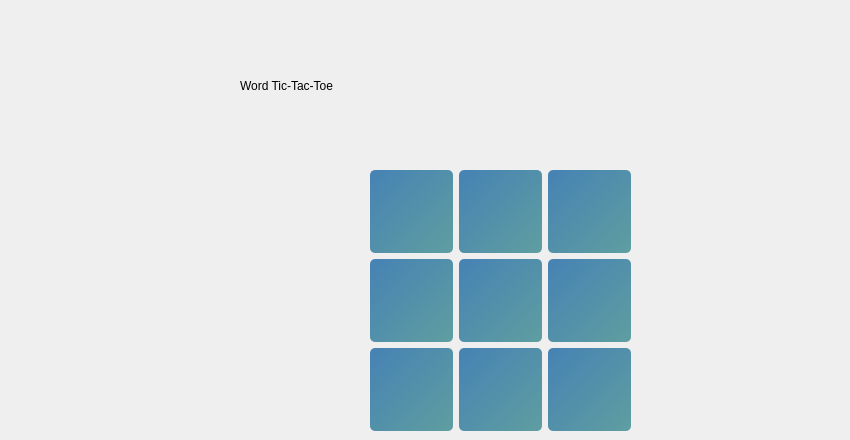
    <widget class="QWidget" name="word_tic_tac_toe_ui_6">
     <property name="styleSheet">
      <string notr="true">QWidget#word_tic_tac_toe_ui_6{
background-color:qlineargradient(spread:pad, x1:0.089, y1:0.136364, x2:1, y2:1, stop:0 #1E90FF, stop:1 #87CEFA);
}</string>
     </property>
     <widget class="QWidget" name="gridLayoutWidget_18">
      <property name="geometry">
       <rect>
        <x>370</x>
        <y>170</y>
        <width>261</width>
        <height>261</height>
       </rect>
      </property>
      <layout class="QGridLayout" name="gridLayout_18">
       <item row="2" column="0">
        <widget class="QPushButton" name="word_2_0">
         <property name="sizePolicy">
          <sizepolicy hsizetype="Expanding" vsizetype="Expanding">
           <horstretch>0</horstretch>
           <verstretch>0</verstretch>
          </sizepolicy>
         </property>
         <property name="maximumSize">
          <size>
           <width>250</width>
           <height>16777215</height>
          </size>
         </property>
         <property name="styleSheet">
          <string notr="true">QPushButton{
color: rgb(255, 255, 255);
font: 14pt &quot;MS Reference Sans Serif&quot;;
background-color: qlineargradient(spread:pad, x1:0, y1:0, x2:1, y2:1, stop:0 #4682B4, stop:1 #5F9EA0);
border-radius: 5px;
}
QPushButton:hover {
    background-color: #5F9EA0;
}</string>
         </property>
         <property name="text">
          <string/>
         </property>
        </widget>
       </item>
       <item row="1" column="0">
        <widget class="QPushButton" name="word_1_0">
         <property name="sizePolicy">
          <sizepolicy hsizetype="Expanding" vsizetype="Expanding">
           <horstretch>0</horstretch>
           <verstretch>0</verstretch>
          </sizepolicy>
         </property>
         <property name="maximumSize">
          <size>
           <width>250</width>
           <height>16777215</height>
          </size>
         </property>
         <property name="styleSheet">
          <string notr="true">QPushButton{
color: rgb(255, 255, 255);
font: 14pt &quot;MS Reference Sans Serif&quot;;
background-color: qlineargradient(spread:pad, x1:0, y1:0, x2:1, y2:1, stop:0 #4682B4, stop:1 #5F9EA0);
border-radius: 5px;
}
QPushButton:hover {
    background-color: #5F9EA0;
}</string>
         </property>
         <property name="text">
          <string/>
         </property>
        </widget>
       </item>
       <item row="1" column="1">
        <widget class="QPushButton" name="word_1_1">
         <property name="sizePolicy">
          <sizepolicy hsizetype="Expanding" vsizetype="Expanding">
           <horstretch>0</horstretch>
           <verstretch>0</verstretch>
          </sizepolicy>
         </property>
         <property name="maximumSize">
          <size>
           <width>250</width>
           <height>16777215</height>
          </size>
         </property>
         <property name="styleSheet">
          <string notr="true">QPushButton{
color: rgb(255, 255, 255);
font: 14pt &quot;MS Reference Sans Serif&quot;;
background-color: qlineargradient(spread:pad, x1:0, y1:0, x2:1, y2:1, stop:0 #4682B4, stop:1 #5F9EA0);
border-radius: 5px;
}
QPushButton:hover {
    background-color: #5F9EA0;
}</string>
         </property>
         <property name="text">
          <string/>
         </property>
        </widget>
       </item>
       <item row="2" column="2">
        <widget class="QPushButton" name="word_2_2">
         <property name="sizePolicy">
          <sizepolicy hsizetype="Expanding" vsizetype="Expanding">
           <horstretch>0</horstretch>
           <verstretch>0</verstretch>
          </sizepolicy>
         </property>
         <property name="maximumSize">
          <size>
           <width>250</width>
           <height>16777215</height>
          </size>
         </property>
         <property name="styleSheet">
          <string notr="true">QPushButton{
color: rgb(255, 255, 255);
font: 14pt &quot;MS Reference Sans Serif&quot;;
background-color: qlineargradient(spread:pad, x1:0, y1:0, x2:1, y2:1, stop:0 #4682B4, stop:1 #5F9EA0);
border-radius: 5px;
}
QPushButton:hover {
    background-color: #5F9EA0;
}</string>
         </property>
         <property name="text">
          <string/>
         </property>
        </widget>
       </item>
       <item row="0" column="2">
        <widget class="QPushButton" name="word_0_2">
         <property name="sizePolicy">
          <sizepolicy hsizetype="Expanding" vsizetype="Expanding">
           <horstretch>0</horstretch>
           <verstretch>0</verstretch>
          </sizepolicy>
         </property>
         <property name="maximumSize">
          <size>
           <width>250</width>
           <height>16777215</height>
          </size>
         </property>
         <property name="styleSheet">
          <string notr="true">QPushButton{
color: rgb(255, 255, 255);
font: 14pt &quot;MS Reference Sans Serif&quot;;
background-color: qlineargradient(spread:pad, x1:0, y1:0, x2:1, y2:1, stop:0 #4682B4, stop:1 #5F9EA0);
border-radius: 5px;
}
QPushButton:hover {
    background-color: #5F9EA0;
}</string>
         </property>
         <property name="text">
          <string/>
         </property>
        </widget>
       </item>
       <item row="0" column="1">
        <widget class="QPushButton" name="word_0_1">
         <property name="sizePolicy">
          <sizepolicy hsizetype="Expanding" vsizetype="Expanding">
           <horstretch>0</horstretch>
           <verstretch>0</verstretch>
          </sizepolicy>
         </property>
         <property name="maximumSize">
          <size>
           <width>250</width>
           <height>16777215</height>
          </size>
         </property>
         <property name="styleSheet">
          <string notr="true">QPushButton{
color: rgb(255, 255, 255);
font: 14pt &quot;MS Reference Sans Serif&quot;;
background-color: qlineargradient(spread:pad, x1:0, y1:0, x2:1, y2:1, stop:0 #4682B4, stop:1 #5F9EA0);
border-radius: 5px;
}
QPushButton:hover {
    background-color: #5F9EA0;
}</string>
         </property>
         <property name="text">
          <string/>
         </property>
        </widget>
       </item>
       <item row="0" column="0">
        <widget class="QPushButton" name="word_0_0">
         <property name="sizePolicy">
          <sizepolicy hsizetype="Expanding" vsizetype="Expanding">
           <horstretch>0</horstretch>
           <verstretch>0</verstretch>
          </sizepolicy>
         </property>
         <property name="maximumSize">
          <size>
           <width>250</width>
           <height>16777215</height>
          </size>
         </property>
         <property name="styleSheet">
          <string notr="true">QPushButton{
color: rgb(255, 255, 255);
font: 14pt &quot;MS Reference Sans Serif&quot;;
background-color: qlineargradient(spread:pad, x1:0, y1:0, x2:1, y2:1, stop:0 #4682B4, stop:1 #5F9EA0);
border-radius: 5px;
}
QPushButton:hover {
    background-color: #5F9EA0;
}</string>
         </property>
         <property name="text">
          <string/>
         </property>
        </widget>
       </item>
       <item row="1" column="2">
        <widget class="QPushButton" name="word_1_2">
         <property name="sizePolicy">
          <sizepolicy hsizetype="Expanding" vsizetype="Expanding">
           <horstretch>0</horstretch>
           <verstretch>0</verstretch>
          </sizepolicy>
         </property>
         <property name="maximumSize">
          <size>
           <width>250</width>
           <height>16777215</height>
          </size>
         </property>
         <property name="styleSheet">
          <string notr="true">QPushButton{
color: rgb(255, 255, 255);
font: 14pt &quot;MS Reference Sans Serif&quot;;
background-color: qlineargradient(spread:pad, x1:0, y1:0, x2:1, y2:1, stop:0 #4682B4, stop:1 #5F9EA0);
border-radius: 5px;
}
QPushButton:hover {
    background-color: #5F9EA0;
}</string>
         </property>
         <property name="text">
          <string/>
         </property>
        </widget>
       </item>
       <item row="2" column="1">
        <widget class="QPushButton" name="word_2_1">
         <property name="sizePolicy">
          <sizepolicy hsizetype="Expanding" vsizetype="Expanding">
           <horstretch>0</horstretch>
           <verstretch>0</verstretch>
          </sizepolicy>
         </property>
         <property name="maximumSize">
          <size>
           <width>250</width>
           <height>16777215</height>
          </size>
         </property>
         <property name="styleSheet">
          <string notr="true">QPushButton{
color: rgb(255, 255, 255);
font: 14pt &quot;MS Reference Sans Serif&quot;;
background-color: qlineargradient(spread:pad, x1:0, y1:0, x2:1, y2:1, stop:0 #4682B4, stop:1 #5F9EA0);
border-radius: 5px;
}
QPushButton:hover {
    background-color: #5F9EA0;
}</string>
         </property>
         <property name="text">
          <string/>
         </property>
        </widget>
       </item>
      </layout>
     </widget>
     <widget class="QLabel" name="Welcome_8">
      <property name="geometry">
       <rect>
        <x>240</x>
        <y>40</y>
        <width>601</width>
        <height>91</height>
       </rect>
      </property>
      <property name="styleSheet">
       <string notr="true">font: 36pt &quot;MS Reference Sans Serif&quot;;
colro :white;</string>
      </property>
      <property name="text">
       <string>Word Tic-Tac-Toe</string>
      </property>
     </widget>
    </widget>
